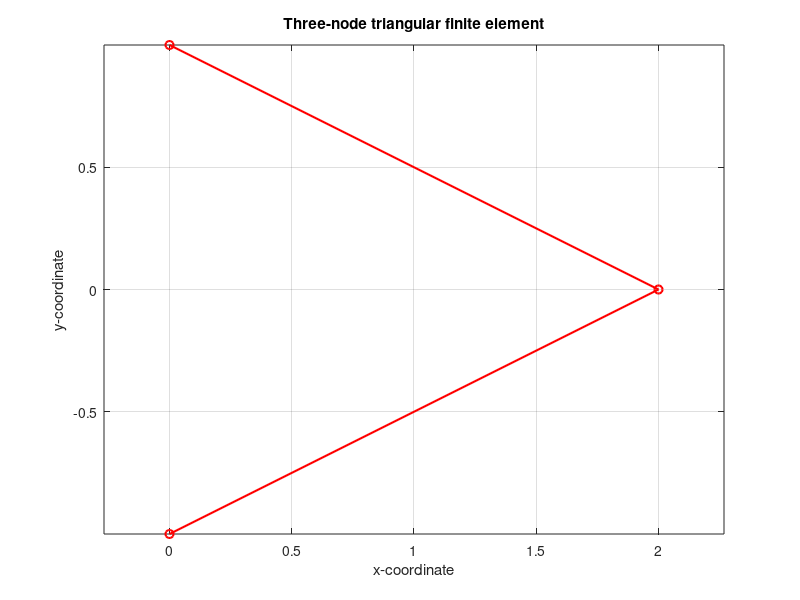

The MATLAB script that drew this image: (Note: this script raises an error after producing the figure.)
clear all                 % Clear all variables from the MATLAB workspace
close all                 % Close all open figure windows
clc                       % Clear the Command Window

%% 1. Define material properties
E = 30e6;                 % Young's modulus of the material
nu = 0.25;                % Poisson's ratio

%% 2. Define nodal coordinates
% Each row represents one node: [x-coordinate, y-coordinate]
%
% Node 1: (0, -1)
% Node 2: (2,  0)
% Node 3: (0,  1)

node = [0 -1;
        2  0;
        0  1];

%% 3. Define element connectivity
% The element contains nodes 1, 2 and 3.
% Each row of 'connect' represents one finite element.

connect = [1 2 3];

%% 4. Construct the constitutive matrix D for plane stress
% For an isotropic, linear-elastic material under plane stress:
%
%       {sigma_x}       [1   nu   0] {epsilon_x}
%       {sigma_y} = D = [nu  1    0] {epsilon_y}
%       {tau_xy}        [0   0  (1-nu)/2] {gamma_xy}
%
% D = E/(1-nu^2) * the matrix shown above.
%
% Stress vector: {sigma_x, sigma_y, tau_xy}^T
% Strain vector: {epsilon_x, epsilon_y, gamma_xy}^T

factor = E/(1-nu^2);

D = factor * [1       nu       0;
              nu      1        0;
              0       0  (1-nu)/2];

%% 5. Plot the original triangular element
% Plot nodal coordinates and connect them in the order specified.
% The markers 'o' indicate the nodes, and '-r' draws red edges.

figure;
plot(node(:,1), node(:,2), '-or', 'LineWidth', 1.5);
hold on;
axis equal;
grid on;
xlabel('x-coordinate');
ylabel('y-coordinate');
title('Three-node triangular finite element');

%% 6. Determine the number of nodes, elements and degrees of freedom
numnode = size(node,1);   % Number of nodes = 3
numelem = size(connect,1);% Number of elements = 1

ndof = 2;                 % Two displacement DOFs per node: u and v

% Total global degrees of freedom = number of nodes x DOFs per node
% Global displacement vector:
% U = [u1 v1 u2 v2 u3 v3]^T

K = zeros(numnode*ndof, numnode*ndof);
% Initialize the global stiffness matrix.
% For 3 nodes and 2 DOFs per node, K is a 6 x 6 matrix.

%% 7. Element stiffness matrix calculation
% The element stiffness matrix is evaluated using:
%
%       Ke = integral (B' * D * B) dA
%
% B = strain-displacement matrix
% D = material constitutive matrix
%
% Numerical integration is performed over the triangular element.

for iel = 1:numelem

    % Extract the global node numbers of the current element.
    conn = connect(iel,:);

    % Extract the coordinates of the element's three nodes.
    coord = node(conn,:);

    %% 7.1 Identify global degrees of freedom for this element
    % Each node has two DOFs:
    % Node 1 -> DOFs 1,2
    % Node 2 -> DOFs 3,4
    % Node 3 -> DOFs 5,6
    %
    % Hence, for this element:
    % gindex = [1 2 3 4 5 6]

    gindex = [];

    for i = 1:length(conn)
        gindex(2*i-1) = 2*conn(i)-1; % Horizontal displacement DOF
        gindex(2*i)   = 2*conn(i);   % Vertical displacement DOF
    end

    %% 7.2 Obtain quadrature points and weights
    % TRIANGULAR specifies the integration domain.
    % The last argument specifies the quadrature rule/order used
    % by the supplied quadrature function.
    %
    % W = integration weights
    % Q = coordinates of integration points in the reference triangle
    %
    % The exact meaning of the first argument depends on the
    % implementation of your quadrature function.

    [W,Q] = quadrature(1, 'TRIANGULAR', 2);

    %% 7.3 Loop over the integration points
    for igp = 1:size(W,1)

        % Coordinates of the current integration point
        % in the reference element.
        pt = Q(igp,:);

        % Evaluate shape functions and their natural-coordinate
        % derivatives at this integration point.
        %
        % T3 denotes a linear three-node triangular element.
        % N contains the shape functions.
        % dNdxi contains their derivatives with respect to
        % the natural coordinates.

        [N,dNdxi] = lagrange_basis('T3', pt);

        % Coordinates of the element nodes
        ncoord = node(conn,:);

        %% 7.4 Calculate the Jacobian matrix
        % Jo maps derivatives from natural coordinates to
        % physical coordinates (x,y).
        %
        % Jo = [dx/dxi  dy/dxi;
        %       dx/deta dy/deta]
        %
        % The exact arrangement follows the convention used by
        % lagrange_basis and the matrix multiplication below.

        Jo = dNdxi' * ncoord;

        % Physical coordinates of the integration point.
        % This is useful for plotting or evaluating fields.

        Gpt = N' * ncoord;

        % Display the integration point as a black square.
        plot(Gpt(1), Gpt(2), 'sk');

        %% 7.5 Transform derivatives into physical coordinates
        % The inverse Jacobian transforms natural derivatives
        % into derivatives with respect to x and y.
        %
        % dNdx contains:
        % Row 1 -> derivatives with respect to x
        % Row 2 -> derivatives with respect to y

        J = inv(Jo);

        dNdx = J * dNdxi';

        %% 7.6 Construct the strain-displacement matrix B
        % The small-strain vector is:
        %
        % {epsilon} = [epsilon_x; epsilon_y; gamma_xy]
        %
        % {epsilon} = B * {ue}
        %
        % where the element displacement vector is:
        % ue = [u1 v1 u2 v2 u3 v3]^T
        %
        % B is a 3 x 6 matrix for a T3 element.

        B = zeros(3,6);

        % Normal strain in the x-direction
        B(1,1:2:6) = dNdx(1,:);

        % Normal strain in the y-direction
        B(2,2:2:6) = dNdx(2,:);

        % Engineering shear strain gamma_xy
        B(3,1:2:6) = dNdx(2,:);
        B(3,2:2:6) = dNdx(1,:);

        %% 7.7 Calculate and assemble the element stiffness matrix
        % Differential area in the physical element:
        % dA = det(Jo) * d(xi) * d(eta)
        %
        % Element stiffness contribution:
        % dKe = B' * D * B * W * det(Jo)
        %
        % Contributions from all integration points are added.
        %
        % K(gindex,gindex) extracts the global matrix entries
        % corresponding to this element and adds the contribution.

        K(gindex,gindex) = K(gindex,gindex) ...
            + B' * D * B * W(igp) * det(Jo);

    end
end

%% 8. Define the global nodal displacement vector
% The displacement vector is arranged as:
%
% Uglobal = [u1 v1 u2 v2 u3 v3]
%
% Values are assigned in the same DOF order.
% These are prescribed/example displacements, not a solution
% obtained by solving the global equilibrium equations.

TempNode = [0.0 0.0025 0.0012 0 0.0 0.0025];

%% 9. Calculate strains and stresses in the element
% For each integration point:
%
% Strain = B * Ue
% Stress = D * Strain
%
% Ue is the displacement vector extracted for the current element.
% For a single-element model, Ue contains all six displacement DOFs.

for iel = 1:numelem

    % Get the nodes belonging to the element.
    conn = connect(iel,:);

    % Get the coordinates of the element nodes.
    coord = node(conn,:);

    %% 9.1 Extract the element displacement vector
    % The same DOF indexing used during stiffness assembly
    % is used to extract the displacement values.

    gindex = [];

    for i = 1:length(conn)
        gindex(2*i-1) = 2*conn(i)-1;
        gindex(2*i)   = 2*conn(i);
    end

    % Element displacement vector:
    % Ue = [u1 v1 u2 v2 u3 v3]^T

    udisp = TempNode(gindex);

    %% 9.2 Define quadrature points for stress recovery
    % The quadrature rule is used to specify where strain and
    % stress will be evaluated.
    %
    % For a linear T3 element with constant material properties
    % and small-strain linear elasticity, B is constant throughout
    % the element. Consequently, strain and stress are constant
    % within this element.

    [W,Q] = quadrature(2, 'TRIANGULAR', 2);

    %% 9.3 Evaluate strains and stresses
    for igp = 1:size(W,1)

        % Current integration point in natural coordinates.
        pt = Q(igp,:);

        % Shape functions and natural-coordinate derivatives.
        [N,dNdxi] = lagrange_basis('T3', pt);

        % Element nodal coordinates.
        ncoord = node(conn,:);

        % Jacobian matrix and physical location of the point.
        Jo = dNdxi' * ncoord;
        Gpt = N' * ncoord;

        % Plot the integration point.
        plot(Gpt(1), Gpt(2), 'sk');

        % Transform shape-function derivatives to x-y coordinates.
        J = inv(Jo);
        dNdx = J * dNdxi';

        % Construct the strain-displacement matrix.
        B = zeros(3,6);

        B(1,1:2:6) = dNdx(1,:);
        B(2,2:2:6) = dNdx(2,:);
        B(3,1:2:6) = dNdx(2,:);
        B(3,2:2:6) = dNdx(1,:);

        %% 9.4 Calculate the strain vector
        % Small-strain displacement relation:
        %
        % epsilon = B * Ue
        %
        % eps_e = [epsilon_x; epsilon_y; gamma_xy]

        eps_e = B * udisp';

        %% 9.5 Calculate the stress vector
        % Linear elastic constitutive relation:
        %
        % sigma = D * epsilon
        %
        % stress = [sigma_x; sigma_y; tau_xy]

        stress = D * eps_e;

    end
end

%% 10. Display the global stiffness matrix and final results
disp('Global stiffness matrix K:');
disp(K);

disp('Element displacement vector Ue:');
disp(udisp');

disp('Strain vector [epsilon_x; epsilon_y; gamma_xy]:');
disp(eps_e);

disp('Stress vector [sigma_x; sigma_y; tau_xy]:');
disp(stress);
